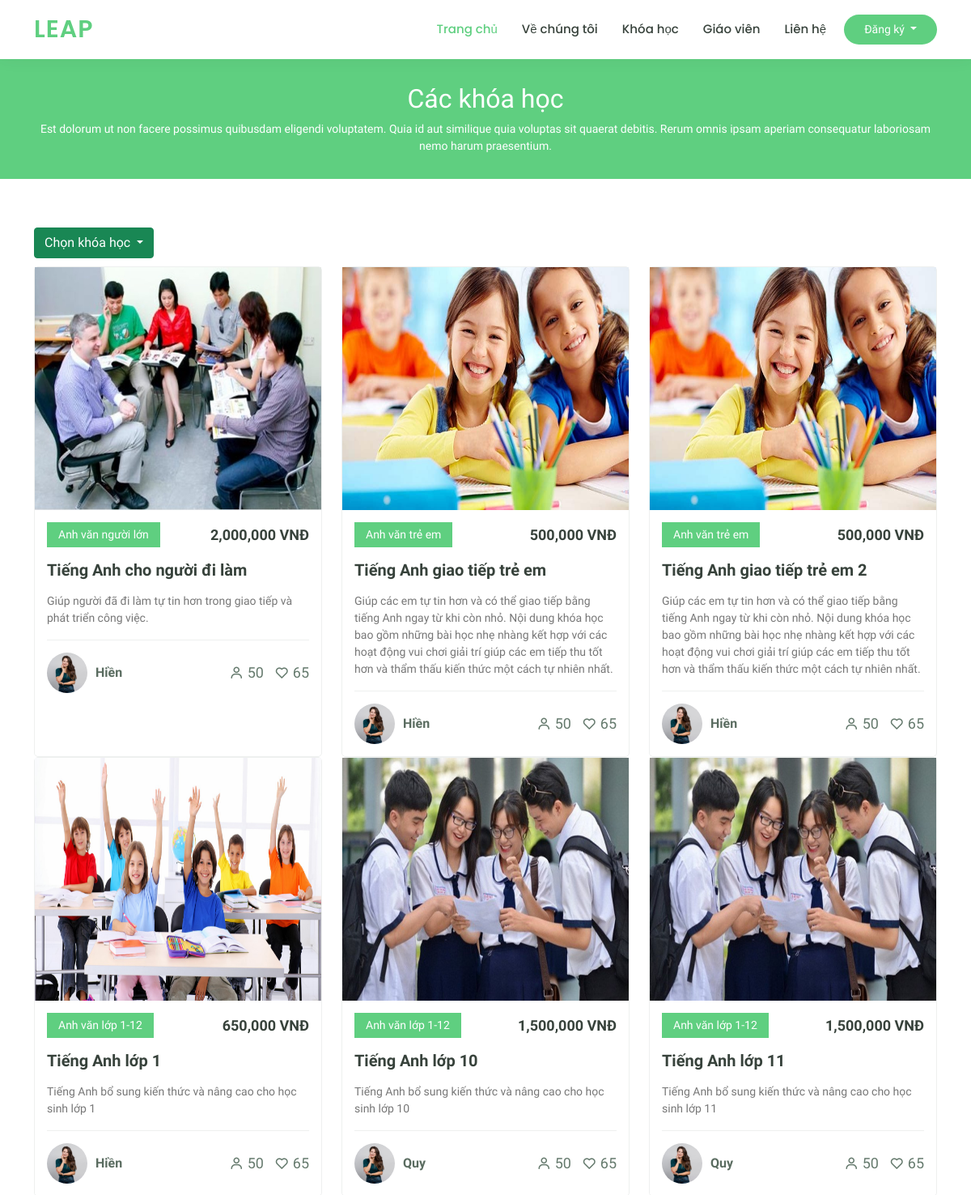
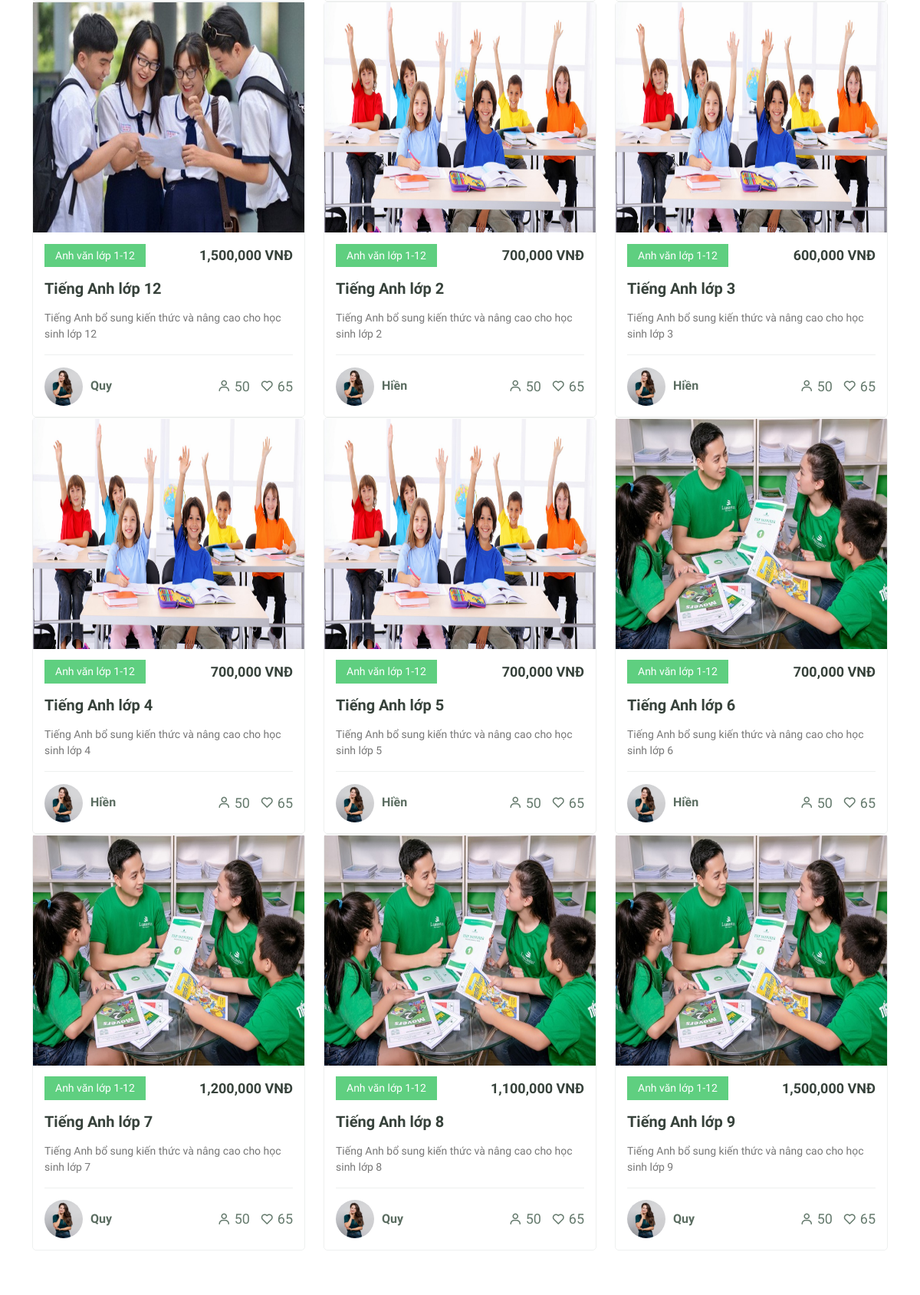
Page /courses/ (upper part) on the committed database (2 pictures, top to bottom).
### courses/models.py (models this page shows, shortened)
class LopHoc(models.Model):
    ten_lop = models.CharField(max_length=100)
    hinh = models.ImageField(upload_to="courses/images",
                             default="courses/images/course-1.jpg")
    description = RichTextUploadingField(blank=True)
    lophoc_start_date = models.DateField(blank=True, null=True)
    lophoc_end_date = models.DateField(blank=True, null=True)
    price = models.FloatField(default=500000)
    discount = models.FloatField(default=0)
    days1 = ntt(max_length=50, default="Chủ Nhật", blank=True)
    days2 = ntt(max_length=50, default="Chủ Nhật", blank=True)
    days3 = ntt(max_length=50, default="Chủ Nhật", blank=True)
    hours1 = models.TimeField(default=datetime.datetime.now())
    hours2 = models.TimeField(default=datetime.datetime.now())
    course_id = models.ForeignKey(Course, on_delete=models.PROTECT)
    teacher_id = models.ForeignKey(
        "main.Teacher", on_delete=models.PROTECT)
    def get_price(self):
        price = int(self.price*(100-self.discount)/100)
        return price

class Course(models.Model):
    ten_khoahoc = models.CharField(max_length=150)
    description = RichTextUploadingField(blank=True)
    course_price1 = models.FloatField(default=500000)
    course_price2 = models.FloatField(default=500000)
    course_start_date = models.DateField(blank=True)
    course_end_date = models.DateField(blank=True)
    photo = models.ImageField(
        upload_to="courses/images", default="courses/images/english-time.jpg")
    category_id = models.ForeignKey(Category, on_delete=models.PROTECT)
    def __str__(self):
        return str(self.ten_khoahoc)

### main/models.py (models this page shows)
class Teacher(models.Model):
    description = models.CharField(max_length=300)
    photo = models.ImageField(upload_to="main/images",
                              default="main/images/trainer-2.jpg")
    first_name = models.CharField(max_length=50)
    last_name = models.CharField(max_length=50)
    email = models.EmailField()
    phone = models.CharField(max_length=15)
    username = models.CharField(max_length=50)
    password = models.CharField(max_length=50)
    def __str__(self):
        return str(self.first_name)

### courses/views.py (the view)
# urls.py: path('', views.courses, name='courses'),
def courses(request):
    if len(khoahoc) > 0:
        lst_lophoc = lophoc.exclude(
            course_id__isnull=True).order_by('ten_lop')
        return render(request, "courses/courses.html", context={'khoahoc': khoahoc, 'lophoc': lophoc, 'lst_lophoc': lst_lophoc, 'today': now, })

### courses/templates/courses/courses.html (shortened to what this page needs)
{% extends "main/base.html" %}
{% load static %}
{% block bodyblock %}
<main id="main" data-aos="fade-in">
  <div class="breadcrumbs">
    <div class="container">
      <h2>Các khóa học</h2>
      <p>Est dolorum ut non facere possimus quibusdam eligendi voluptatem. Quia id aut similique quia voluptas sit quaerat debitis. Rerum omnis ipsam aperiam consequatur laboriosam nemo harum praesentium. </p>
    </div>
  </div>
  <section id="courses" class="courses">
    <div class="container" data-aos="fade-up">
      {% if khoahoc %}
      <div class="dropdown" style="margin-bottom: 10px;">
        <button class="btn btn-success dropdown-toggle" type="button" id="dropdownMenuButton1" data-bs-toggle="dropdown" aria-expanded="false">
          Chọn khóa học
        </button>
      </div>
      {% endif %}
      <div class="row" data-aos="zoom-in" data-aos-delay="100">
        {% if lst_lophoc %}
        {% for lop in lst_lophoc %}
        <div class="col-lg-4 col-md-6 d-flex align-items-stretch">
          <div class="course-item">
            <img src="{{lop.hinh.url}}" class="img-fluid" alt="..." style="height: 300px;width:auto">
            <div class="course-content">
              <div class="d-flex justify-content-between align-items-center mb-3">
                <h4>{{lop.course_id}}</h4>
                <p class="price">{% load humanize %}{{lop.get_price|floatformat:0|intcomma}} VNĐ</p>
              </div>
              <h3><a href="{% url 'courses:lophoc' lop.pk%}">{{lop.ten_lop}}</a></h3>
              <p>{{lop.description|safe}}</p>
              <div class="trainer d-flex justify-content-between align-items-center">
                <div class="trainer-profile d-flex align-items-center">
                  <img src="{% static 'main/img/trainers/trainer-2.jpg' %}" class="img-fluid" alt="">
                  <span>{{lop.teacher_id}}</span>
                </div>
                <div class="trainer-rank d-flex align-items-center">
                  <i class="bx bx-user"></i>&nbsp;50
                  &nbsp;&nbsp;
                  <i class="bx bx-heart"></i>&nbsp;65
                </div>
              </div>
            </div>
          </div>
        </div>
        {% endfor %}
        {% endif %}
      </div>
    </div>
  </section>
</main>
{% endblock bodyblock %}

### main/static/main/css/style.css (style rules this page uses)
body { font-family: "Tahoma", sans-serif; color: #444444; }
a { color: #5fcf80; text-decoration: none; }
h1, h2, h3, h4, h5, h6,p { font-family: "Verdana", sans-serif; }
section { padding: 60px 0; overflow: hidden; }
.breadcrumbs { margin-top: 73px; text-align: center; background: #5fcf80; padding: 30px 0; color: #fff; }
.breadcrumbs h2 { font-size: 32px; font-weight: 500; }
.breadcrumbs p { font-size: 14px; margin-bottom: 0; }
.courses .course-item { border-radius: 5px; border: 1px solid #eef0ef; }
.courses .course-content { padding: 15px; }
.courses .course-content h3 { font-weight: 700; font-size: 20px; }
.courses .course-content h3 a { color: #37423b; transition: 0.3s; }
.courses .course-content p { font-size: 14px; color: #777777; }
.courses .course-content h4 { font-size: 14px; background: #5fcf80; padding: 7px 14px; color: #fff; margin: 0; }
.courses .course-content .price { margin: 0; font-weight: 700; font-size: 18px; color: #37423b; }
.courses .trainer { padding-top: 15px; border-top: 1px solid #eef0ef; }
.courses .trainer .trainer-profile img { max-width: 50px; border-radius: 50px; }
.courses .trainer .trainer-profile span { padding-left: 10px; font-weight: 600; font-size: 16px; color: #5a6c60; }
.courses .trainer .trainer-rank { font-size: 18px; color: #657a6d; }

### rows in the picture
LopHoc: hinh (picture), course_id "Anh văn người lớn", get_price "2,000,000", ten_lop "Tiếng Anh cho người đi làm", description "Giúp người đã đi làm tự tin hơn trong giao tiếp và phát triển công việc.", teacher_id "Hiền"
LopHoc: hinh (picture), course_id "Anh văn trẻ em", get_price "500,000", ten_lop "Tiếng Anh giao tiếp trẻ em", description "Giúp các em tự tin hơn và có thể giao tiếp bằng tiếng Anh ngay từ khi còn nhỏ. Nội dung khóa học bao gồm những bài học nhẹ nhàng kết hợp với các hoạt động vui chơi giải trí giúp các em tiếp thu tốt hơn và thẩm thấu kiến thức một cách tự nhiên nhất.", teacher_id "Hiền"
LopHoc: hinh (picture), course_id "Anh văn trẻ em", get_price "500,000", ten_lop "Tiếng Anh giao tiếp trẻ em 2", description "Giúp các em tự tin hơn và có thể giao tiếp bằng tiếng Anh ngay từ khi còn nhỏ. Nội dung khóa học bao gồm những bài học nhẹ nhàng kết hợp với các hoạt động vui chơi giải trí giúp các em tiếp thu tốt hơn và thẩm thấu kiến thức một cách tự nhiên nhất.", teacher_id "Hiền"
LopHoc: hinh (picture), course_id "Anh văn lớp 1-12", get_price "650,000", ten_lop "Tiếng Anh lớp 1", description "Tiếng Anh bổ sung kiến thức và nâng cao cho học sinh lớp 1", teacher_id "Hiền"
LopHoc: hinh (picture), course_id "Anh văn lớp 1-12", get_price "1,500,000", ten_lop "Tiếng Anh lớp 10", description "Tiếng Anh bổ sung kiến thức và nâng cao cho học sinh lớp 10", teacher_id "Quy"
LopHoc: hinh (picture), course_id "Anh văn lớp 1-12", get_price "1,500,000", ten_lop "Tiếng Anh lớp 11", description "Tiếng Anh bổ sung kiến thức và nâng cao cho học sinh lớp 11", teacher_id "Quy"
LopHoc: hinh (picture), course_id "Anh văn lớp 1-12", get_price "1,500,000", ten_lop "Tiếng Anh lớp 12", description "Tiếng Anh bổ sung kiến thức và nâng cao cho học sinh lớp 12", teacher_id "Quy"
LopHoc: hinh (picture), course_id "Anh văn lớp 1-12", get_price "700,000", ten_lop "Tiếng Anh lớp 2", description "Tiếng Anh bổ sung kiến thức và nâng cao cho học sinh lớp 2", teacher_id "Hiền"
LopHoc: hinh (picture), course_id "Anh văn lớp 1-12", get_price "600,000", ten_lop "Tiếng Anh lớp 3", description "Tiếng Anh bổ sung kiến thức và nâng cao cho học sinh lớp 3", teacher_id "Hiền"
LopHoc: hinh (picture), course_id "Anh văn lớp 1-12", get_price "700,000", ten_lop "Tiếng Anh lớp 4", description "Tiếng Anh bổ sung kiến thức và nâng cao cho học sinh lớp 4", teacher_id "Hiền"
LopHoc: hinh (picture), course_id "Anh văn lớp 1-12", get_price "700,000", ten_lop "Tiếng Anh lớp 5", description "Tiếng Anh bổ sung kiến thức và nâng cao cho học sinh lớp 5", teacher_id "Hiền"
LopHoc: hinh (picture), course_id "Anh văn lớp 1-12", get_price "700,000", ten_lop "Tiếng Anh lớp 6", description "Tiếng Anh bổ sung kiến thức và nâng cao cho học sinh lớp 6", teacher_id "Hiền"
LopHoc: hinh (picture), course_id "Anh văn lớp 1-12", get_price "1,200,000", ten_lop "Tiếng Anh lớp 7", description "Tiếng Anh bổ sung kiến thức và nâng cao cho học sinh lớp 7", teacher_id "Quy"
LopHoc: hinh (picture), course_id "Anh văn lớp 1-12", get_price "1,100,000", ten_lop "Tiếng Anh lớp 8", description "Tiếng Anh bổ sung kiến thức và nâng cao cho học sinh lớp 8", teacher_id "Quy"
LopHoc: hinh (picture), course_id "Anh văn lớp 1-12", get_price "1,500,000", ten_lop "Tiếng Anh lớp 9", description "Tiếng Anh bổ sung kiến thức và nâng cao cho học sinh lớp 9", teacher_id "Quy"
